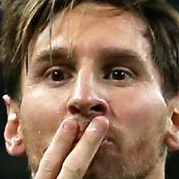
#> input picture data/lionel_messi/lionel_messi1.png, 179 x 179 px, found by its file name; its folder holds only this picture in this run
$ python -i fourier.py   (imports and definitions only)
#> lines starting #> are read from the running program, lines starting #| are printed output that depends on the picture
import numpy as np
from skimage.io import imread
from skimage.color import rgb2gray
from skimage import transform
from skimage.exposure import equalize_hist
import os

def fourier_transform():
    X = []
    Y = []
    print(os.getcwd())
    for i in os.listdir(os.getcwd()+'/data'):
        for j in os.listdir(os.getcwd()+'/data/'+i):
            image = imread(os.getcwd()+'/data/'+i+'/'+j)
#> image is the input picture: shape (179, 179, 3); mean R, G, B 138.2, 109.2, 87
            image = preprocess(image)
#> in preprocess, `img = transform.resize(img, (128, 128))`:
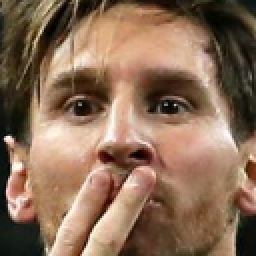
#> img: shape (128, 128, 3) float64 (shown 2 times larger); mean of channels 0, 1, 2 0.542, 0.428, 0.341; drawn as R, G, B
#> in preprocess, `img = rgb2gray(img)`:
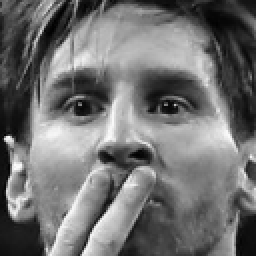
#> img: shape (128, 128) float64 (shown 2 times larger); min 0.00589, max 0.991, mean 0.446
#> in preprocess, `img = equalize_hist(img)`:
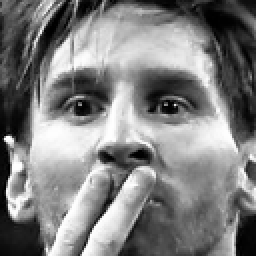
#> img: shape (128, 128) float64 (shown 2 times larger); min 0.000427, max 1, mean 0.502
            image = np.fft.fftshift(np.fft.fft2(image))
            X.append(image)
            Y.append(i)
#> pass 2 of the loop in fourier_transform, `for i in os.listdir(os.getcwd()+'/data'):`:
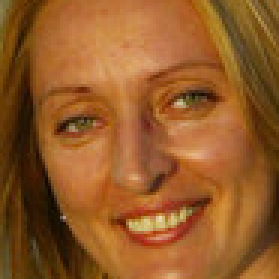
#> input picture data/maria_sharapova/maria_sharapova1.png, 93 x 93 px, found by its file name (shown 3 times larger)
#> in fourier_transform, image is the input picture: shape (93, 93, 3); mean R, G, B 147.5, 90.6, 40.2
#> in preprocess (call 2), `img = rgb2gray(img)`:
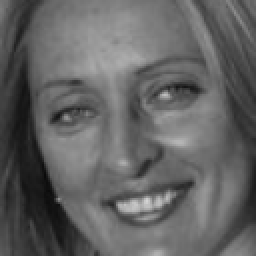
#> img: shape (128, 128) float64 (shown 2 times larger); min 0.0403, max 0.835, mean 0.388
#> in preprocess (call 2), `img = equalize_hist(img)`:
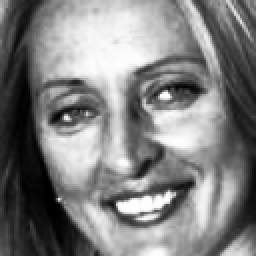
#> img: shape (128, 128) float64 (shown 2 times larger); min 0.000122, max 1, mean 0.503
    X = np.asarray(X)
    Y = np.asarray(Y)
    #print(X)
    return X, Y

def preprocess(img):
    img = transform.resize(img, (128, 128))
    img = rgb2gray(img)
    img = equalize_hist(img)
    return img

>>> result = fourier_transform()
